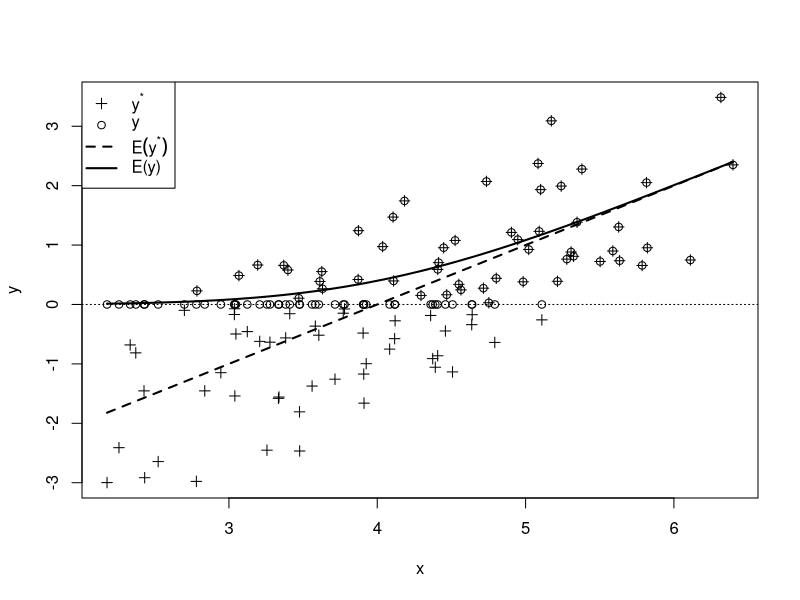

Source code (R):
# Simulated data 
set.seed(93876553)
x         <- sort(rnorm(100)+4)
xb        <- -4 + 1*x 
ystar     <- xb + rnorm(100)
y         <- ystar
y[ystar<0]<- 0

# Conditional means
Eystar <- xb
Ey <- pnorm(xb/1)*xb+1*dnorm(xb/1)

# Graph
plot(x,ystar,ylab="y", pch=3)
points(x,y, pch=1)
lines(x,Eystar, lty=2,lwd=2)
lines(x,Ey    , lty=1,lwd=2)
abline(h=0,lty=3)        # horizontal line at 0
legend("topleft",c(expression(y^"*"),"y",expression(E(y^"*")),"E(y)"),
       lty=c(NA,NA,2,1),pch=c(3,1,NA,NA),lwd=c(1,1,2,2))
